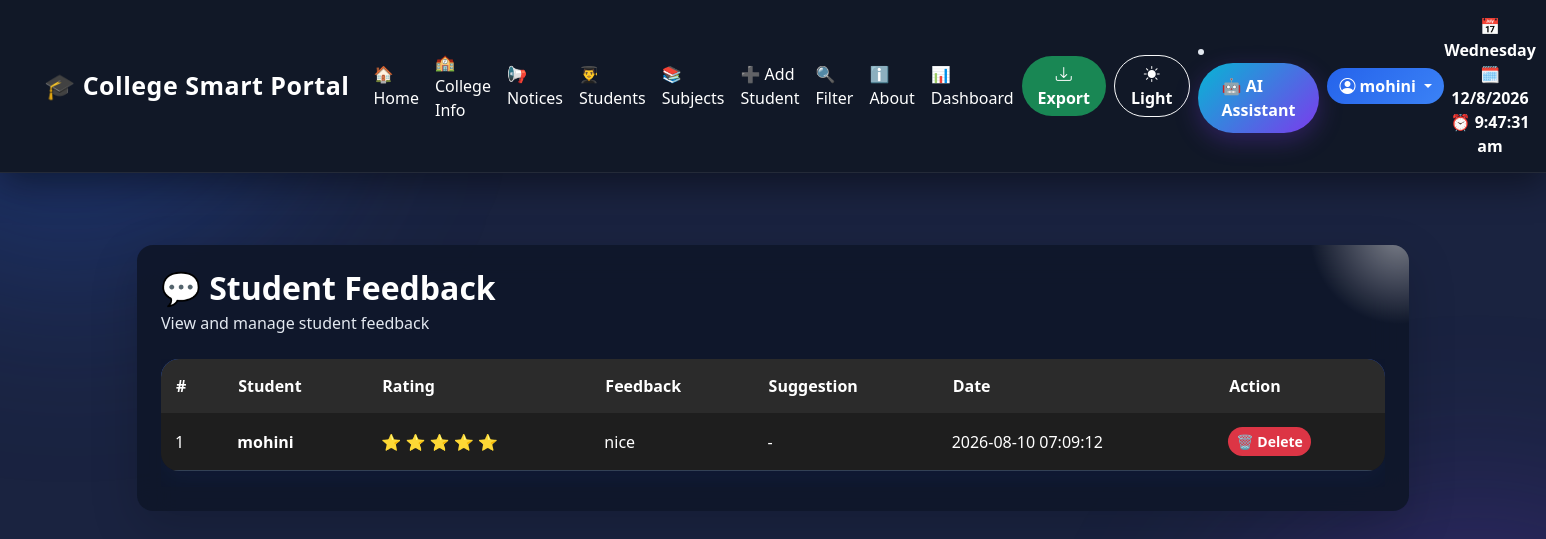
Page /admin/feedback (signed in) on the committed database.
### tables this page shows
CREATE TABLE feedback (
        id INTEGER PRIMARY KEY AUTOINCREMENT,
        name TEXT NOT NULL,
        rating INTEGER NOT NULL,
        message TEXT NOT NULL,
        suggestion TEXT,
        created_at TIMESTAMP DEFAULT CURRENT_TIMESTAMP
    );

### app.py (the view)
@app.route('/admin/feedback')
def admin_feedback():
    if 'username' not in session:
        return redirect(url_for('login'))
    if session.get('role') != 'admin':
        flash('Access denied!', 'danger')
        return redirect(url_for('home'))
    conn = get_db(MOHINI_DB)
    feedbacks = conn.execute("""
        SELECT id, name, rating, message, suggestion, created_at
        FROM feedback
        ORDER BY created_at DESC
    """).fetchall()
    conn.close()
    return render_template(
        'admin_feedback.html',
        feedbacks=feedbacks
    )

### database.py (called while the page is built)
def get_db(MOHINI_DB):
    conn = sqlite3.connect(MOHINI_DB)
    conn.row_factory = sqlite3.Row
    return conn

### templates/admin_feedback.html (shortened to what this page needs)
{% extends "base.html" %}
{% block content %}
<div class="container py-5">
    <div class="card shadow-lg border-0 rounded-4">
        <div class="card-body p-4">
            <div class="d-flex justify-content-between align-items-center mb-4">
                <div>
                    <h2 class="fw-bold mb-1">
                        💬 Student Feedback
                    </h2>
                    <p class="text-muted mb-0">
                        View and manage student feedback
                    </p>
                </div>
            </div>
            {% if feedbacks %}
            <div class="table-responsive">
                    <table class="table feedback-table">
                    <thead>
                        <tr>
                            <th>#</th>
                            <th>Student</th>
                            <th>Rating</th>
                            <th>Feedback</th>
                            <th>Suggestion</th>
                            <th>Date</th>
                            <th>Action</th>
                        </tr>
                    </thead>
                    <tbody>
                        {% for feedback in feedbacks %}
                        <tr>
                            <td>
                                {{ loop.index }}
                            </td>
                            <td>
                                <strong>{{ feedback['name'] }}</strong>
                            </td>
                            <td>
                                {% for i in range(feedback['rating']) %}
                                    ⭐
                                {% endfor %}
                            </td>
                            <td style="max-width: 350px;">
                                {{ feedback['message'] }}
                            </td>
                            <td>
                                {{ feedback['suggestion'] or 'No suggestion' }}
                            </td>
                            <td>
                                {{ feedback['created_at'] }}
                            </td>
                            <td>
                                <form
                                    method="POST"
                                    action="{{ url_for('delete_feedback', id=feedback['id']) }}"
                                    onsubmit="return confirm('Delete this feedback?');">
                                    <button
                                        type="submit"
                                        class="btn btn-danger btn-sm">
                                        🗑️ Delete
                                    </button>
                                </form>
                            </td>
                        </tr>
                        {% endfor %}
                    </tbody>
                </table>
            </div>
            {% endif %}
        </div>
    </div>
</div>
{% endblock %}

### templates/base.html (shortened to what this page needs)
<!DOCTYPE html>
<html lang="en">
<head>
<link rel="stylesheet"
href="https://cdn.jsdelivr.net/npm/bootstrap-icons@1.11.3/font/bootstrap-icons.min.css">
<link href="https://cdn.jsdelivr.net/npm/bootstrap@5.3.0/dist/css/bootstrap.min.css" rel="stylesheet">
<link rel="stylesheet" href="https://cdn.jsdelivr.net/npm/bootstrap-icons@1.11.3/font/bootstrap-icons.min.css">
</head>
<body class="dark-mode">
<nav class="navbar navbar-expand-lg navbar-dark sticky-top">
    <div class="container-fluid px-4">
        <a class="navbar-brand fw-bold" href="/">
            🎓 College Smart Portal
        </a>
        <div class="collapse navbar-collapse" id="navbarNav">
            <ul class="navbar-nav mx-auto align-items-lg-center ">
                <li class="nav-item">
                    <a class="nav-link custom-link" href="/">🏠 Home</a>
                </li>
                <li class="nav-item">
                    <a class="nav-link custom-link" href="/college_info">🏫 College Info</a>
                </li>
                <li class="nav-item">
                    <a class="nav-link custom-link" href="/notices">📢 Notices</a>
                </li>
                <li class="nav-item">
                    <a class="nav-link custom-link" href="/students">👨‍🎓 Students</a>
                </li>
                <li class="nav-item">
                    <a class="nav-link custom-link" href="/subjects">📚 Subjects</a>
                </li>
                {% if session.get('role') == 'admin' %}
                <li class="nav-item">
                    <a class="nav-link custom-link" href="/add_students">
                        ➕ Add Student
                    </a>
                </li>
                {% endif %}
                <li class="nav-item">
                    <a class="nav-link custom-link" href="/filter">🔍 Filter</a>
                </li>
                <li class="nav-item">
                    <a class="nav-link custom-link" href="/about">ℹ️ About</a>
                </li>
                <li class="nav-item">
                    <a class="nav-link custom-link" href="/dashboard">📊 Dashboard</a>
                </li>
            </ul>
            <div class="d-flex align-items-center gap-2">
                <a href="/export" class="btn btn-success px-3">
                    <i class="bi bi-download"></i> Export
                </a>
            <button onclick="toggleTheme()"
                    class="btn btn-outline-light px-3"
                    id="themeBtn">
                <i class="bi bi-sun-fill"></i> Light
            </button>
              <li class="nav-item">
                    <a class="ai-assistant-btn" href="/assistant">
                        🤖 AI Assistant
                    </a>
             </li>
                <div class="dropdown">
                    <a class="btn btn-primary dropdown-toggle"
                       href="#"
                       data-bs-toggle="dropdown">
                        <i class="bi bi-person-circle"></i>
                        {{ session['username'] if session.get('username') else 'Create Account' }}
                    </a>
                </div>
            </div>
        </div>
      <div class="ms-auto fw-bold text-center" id="datetime"></div>
    </div>
</nav>
<div class="container mt-4 mb-5">
    {% block content %}
    {% endblock %}
</div>
</body>
</html>

### templates/admin_feedback.html (style rules this page uses)
body.dark-mode .feedback-table th { background: #2b2b2b !important; color: white !important; }
body.dark-mode .feedback-table td { background: #1e1e1e !important; color: white !important; }

### rows in the picture
feedback: name "mohini", rating 5 (drawn), message "nice", suggestion "-", created_at "2026-08-10 07:09:12"
